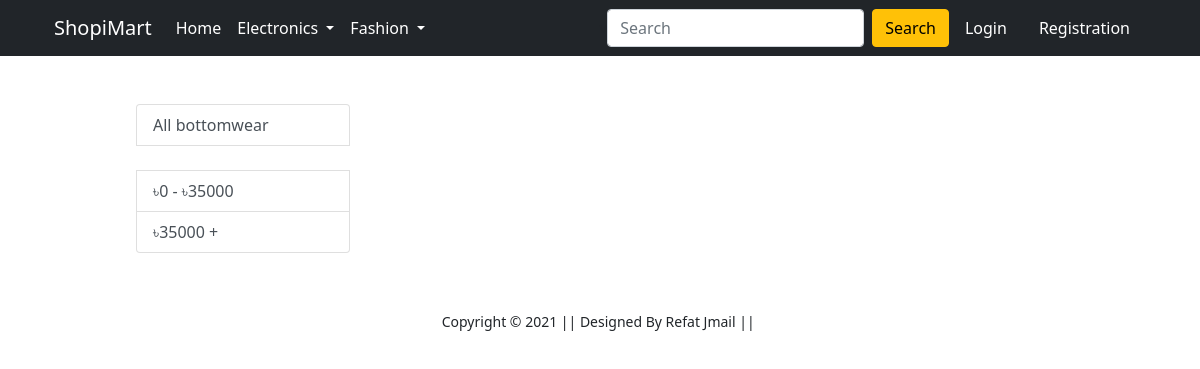
The app's page /bottomwear/, older data.
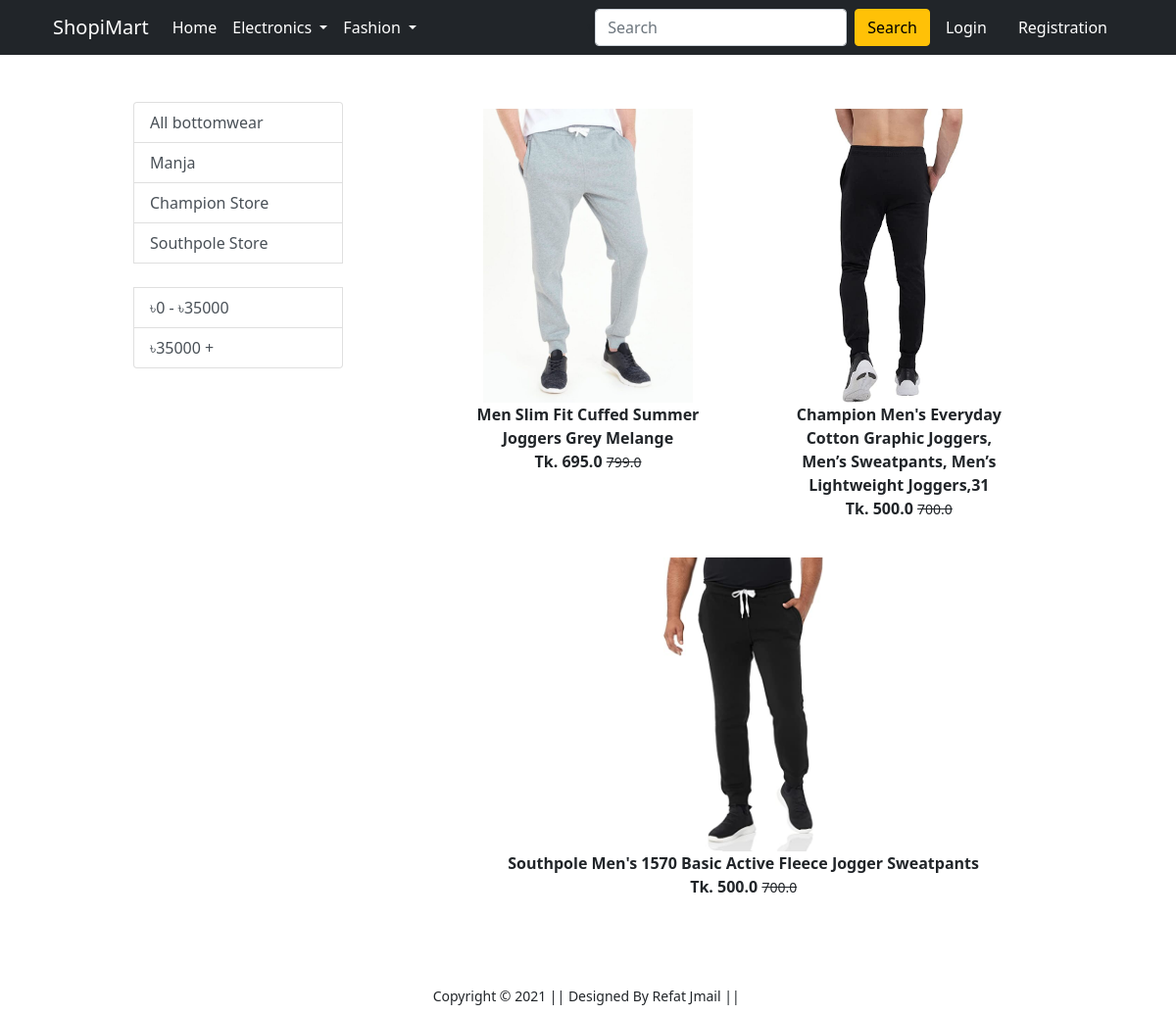
The same page, newer data.
### app/models.py (models this page shows, shortened)
class Product(models.Model):
    title = models.CharField(max_length=100)
    selling_price = models.FloatField()
    discounted_price = models.FloatField()
    discription = models.TextField()
    brand = models.CharField(max_length=100)
    category = models.CharField(choices=CATEGORY_CHOICES, max_length=2)
    product_img =models.ImageField(upload_to='productimg')

### app/views.py (the view)
# urls.py: path('bottomwear/', views.bottomwear, name='bottomwear'),
def bottomwear(request, data=None):
    if data == None:
        bottomwear = Product.objects.filter(category='BW')
    elif data == 'below':
        bottomwear = Product.objects.filter(category='BW').filter(discounted_price__lt=35000)
    elif data == 'above':
        bottomwear = Product.objects.filter(category='BW').filter(discounted_price__gt=35000)
    else:
        bottomwear = Product.objects.filter(category='BW').filter(brand=data)
    allbottomwear = Product.objects.filter(category='BW').values('brand').distinct()
    totalitem = 0
    if request.user.is_authenticated:
        totalitem = len(Cart.objects.filter(user=request.user))
    context = {
        'bottomwear':bottomwear,
        'allbottomwear':allbottomwear,
        'totalitem':totalitem
        }
    return render(request, 'app/bottomwear.html', context)

### app/templates/app/bottomwear.html (shortened to what this page needs)
{% extends 'app/base.html' %}
{% load static %}
{% block main-content %}
<div class="container my-5">
 <div class="row">
  <div class="col-sm-3">
    <div class="list-group">
        <a href="{% url 'bottomwear' %}" class="list-group-item list-group-item-action">All bottomwear</a>
        {% for i in allbottomwear %}
        <a href="{% url 'bottomwear' i.brand %}" class="list-group-item list-group-item-action">{{i.brand}}</a>
       {% endfor %}
       <br>
       <a href="{% url 'bottomwear' 'below' %}" class="list-group-item list-group-item-action"> ৳0 - ৳35000 </a>
       <a href="{% url 'bottomwear' 'above' %}" class="list-group-item list-group-item-action"> ৳35000 +</a>
    </div>
  </div>
  <div class="col-sm-8 offset-sm-1">
    <div class="row">
        {% for product in bottomwear %}
        <div class="col text-center mb-4 mx-3">
            <a href="{% url 'product-detail' product.id %}" class="btn">
                <div class="item">
                    <img src="{{ product.product_img.url }}" alt="" height="300" class="">
                    <div class="fw-bold">{{product.title}}</div>
                    <div class="fw-bold">Tk. {{product.discounted_price}}
                        <small class="fw-light text-decoration-line-through">{{product.selling_price}} </small>
                    </div>
                </div>
            </a>
        </div>
        {% endfor %}
    </div>
</div>
 </div>
</div>
{% endblock main-content %}

Row changes from the older to the newer data that the page shows:
added Product: product_img (picture), title "Men Slim Fit Cuffed Summer Joggers Grey Melange", discounted_price "695.0", selling_price "799.0"
added Product: product_img (picture), title "Champion Men's Everyday Cotton Graphic Joggers, Men’s Sweatpants, Men’s Lightweight Joggers,31", discounted_price "500.0", selling_price "700.0"
added Product: product_img (picture), title "Southpole Men's 1570 Basic Active Fleece Jogger Sweatpants", discounted_price "500.0", selling_price "700.0"
Text that changed along with them:
new list line: "Manja"
new list line: "Champion Store"
new list line: "Southpole Store"
